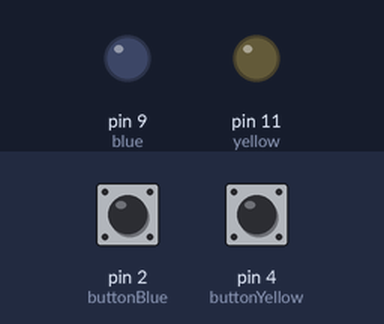
This sketch was run on a simulated Arduino Uno, built with avr-gcc and run on an emulated ATmega328P. Shown: output pins drawn as LEDs (lit = HIGH). The test bench sets the inputs (shaded band); at power-on: pin 2 (buttonBlue) LOW, pin 4 (buttonYellow) LOW.

Above: at 1.2 s.
1.3 s: pin 2 (buttonBlue) pulled HIGH for 0.15 s
At 1.37 s:
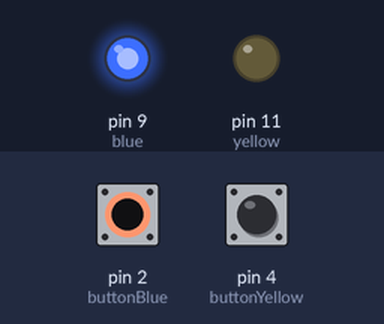
2.9 s: pin 4 (buttonYellow) pulled HIGH for 0.15 s
At 2.97 s:
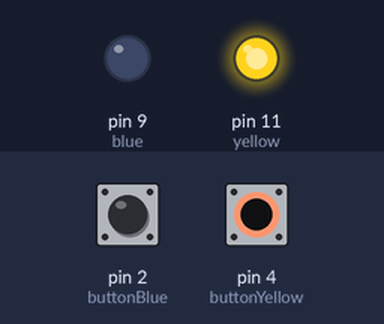
4.5 s: pin 4 (buttonYellow) pulled HIGH for 3.2 s
At 8.9 s:
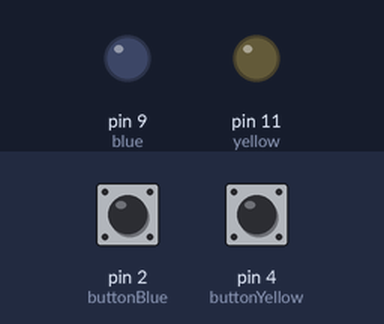
9.2 s: pin 2 (buttonBlue) pulled HIGH for 3.2 s
At 10.1 s:
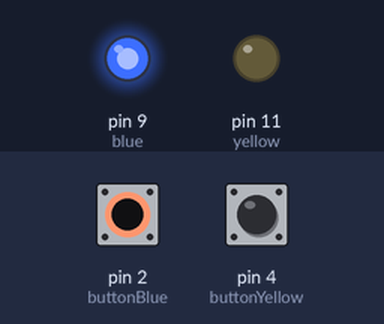
13.9 s: pin 2 (buttonBlue) driven HIGH and pin 4 (buttonYellow) driven HIGH
At 14.9 s:
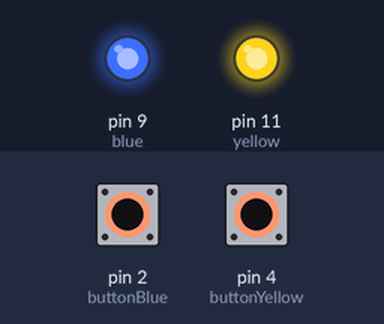
Timing chart, 0 to 16.4 s (numbered marks = the images above; inputs shaded):
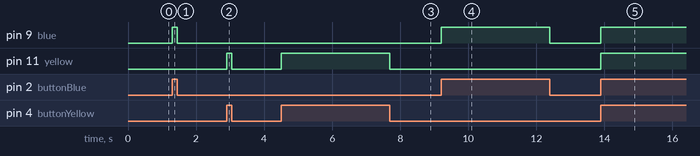

The sketch:

Two-buttons.ino
```cpp
const int blue = 9;
const int yellow = 11;
const int buttonBlue = 2;
const int buttonYellow = 4;


void setup() {
  pinMode(blue, OUTPUT);
  pinMode(yellow, OUTPUT);
  pinMode(buttonBlue, INPUT);
  pinMode(buttonYellow, INPUT);
}

void loop() {
  if(digitalRead(buttonBlue) == HIGH){
    digitalWrite(blue, HIGH);
    }
    else{
      digitalWrite(blue, LOW);
      }

  if(digitalRead(buttonYellow) == HIGH){
    digitalWrite(yellow, HIGH);
    }
    else{
      digitalWrite(yellow, LOW);
      }
}
```

Measured:
- after the input at 1.3 s, pin 9 (blue): LOW → HIGH at once, → LOW 0.15 s later
- after the input at 2.9 s, pin 11 (yellow): LOW → HIGH at once, → LOW 0.15 s later
- after the input at 4.5 s, pin 11 (yellow): LOW → HIGH at once, → LOW 3.2 s later
- after the input at 9.2 s, pin 9 (blue): LOW → HIGH at once, → LOW 3.2 s later
- after the input at 13.9 s, pin 9 (blue), pin 11 (yellow): LOW → HIGH at once
